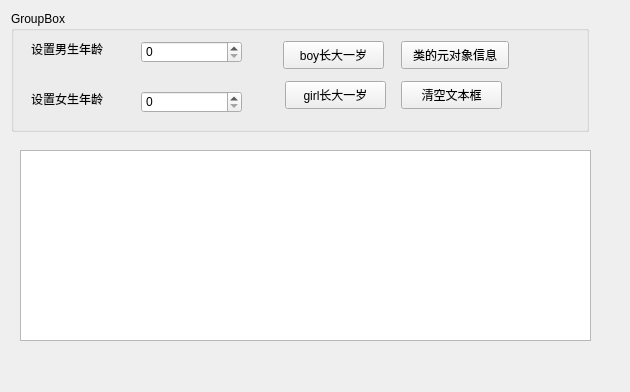
<?xml version="1.0" encoding="UTF-8"?>
<ui version="4.0">
 <class>QmyWidget</class>
 <widget class="QWidget" name="QmyWidget">
  <property name="geometry">
   <rect>
    <x>0</x>
    <y>0</y>
    <width>630</width>
    <height>392</height>
   </rect>
  </property>
  <property name="windowTitle">
   <string>QmyWidget</string>
  </property>
  <widget class="QGroupBox" name="groupBox">
   <property name="geometry">
    <rect>
     <x>11</x>
     <y>11</y>
     <width>578</width>
     <height>121</height>
    </rect>
   </property>
   <property name="title">
    <string>GroupBox</string>
   </property>
   <widget class="QLabel" name="label">
    <property name="geometry">
     <rect>
      <x>20</x>
      <y>30</y>
      <width>101</width>
      <height>16</height>
     </rect>
    </property>
    <property name="text">
     <string>设置男生年龄</string>
    </property>
    <property name="buddy">
     <cstring>spinBoxBoy</cstring>
    </property>
   </widget>
   <widget class="QSpinBox" name="spinBoxBoy">
    <property name="geometry">
     <rect>
      <x>130</x>
      <y>30</y>
      <width>101</width>
      <height>22</height>
     </rect>
    </property>
   </widget>
   <widget class="QLabel" name="label_2">
    <property name="geometry">
     <rect>
      <x>20</x>
      <y>80</y>
      <width>101</width>
      <height>16</height>
     </rect>
    </property>
    <property name="text">
     <string>设置女生年龄</string>
    </property>
    <property name="buddy">
     <cstring>spinBoxGirl</cstring>
    </property>
   </widget>
   <widget class="QSpinBox" name="spinBoxGirl">
    <property name="geometry">
     <rect>
      <x>130</x>
      <y>80</y>
      <width>101</width>
      <height>22</height>
     </rect>
    </property>
   </widget>
   <widget class="QPushButton" name="btnBoyInc">
    <property name="geometry">
     <rect>
      <x>272</x>
      <y>30</y>
      <width>101</width>
      <height>28</height>
     </rect>
    </property>
    <property name="text">
     <string>boy长大一岁</string>
    </property>
   </widget>
   <widget class="QPushButton" name="btnClassInfo">
    <property name="geometry">
     <rect>
      <x>390</x>
      <y>30</y>
      <width>108</width>
      <height>28</height>
     </rect>
    </property>
    <property name="text">
     <string>类的元对象信息</string>
    </property>
   </widget>
   <widget class="QPushButton" name="btnGirlInc">
    <property name="geometry">
     <rect>
      <x>274</x>
      <y>70</y>
      <width>101</width>
      <height>28</height>
     </rect>
    </property>
    <property name="text">
     <string>girl长大一岁</string>
    </property>
   </widget>
   <widget class="QPushButton" name="btnClear">
    <property name="geometry">
     <rect>
      <x>390</x>
      <y>70</y>
      <width>101</width>
      <height>28</height>
     </rect>
    </property>
    <property name="text">
     <string>清空文本框</string>
    </property>
   </widget>
   <zorder>label</zorder>
   <zorder>spinBoxBoy</zorder>
   <zorder>label_2</zorder>
   <zorder>spinBoxGirl</zorder>
   <zorder>btnBoyInc</zorder>
   <zorder>btnClassInfo</zorder>
   <zorder>btnGirlInc</zorder>
   <zorder>btnClear</zorder>
   <zorder>textBrowser</zorder>
  </widget>
  <widget class="QPlainTextEdit" name="textEdit">
   <property name="geometry">
    <rect>
     <x>20</x>
     <y>150</y>
     <width>571</width>
     <height>191</height>
    </rect>
   </property>
  </widget>
 </widget>
 <layoutdefault spacing="6" margin="11"/>
 <resources/>
 <connections/>
</ui>
